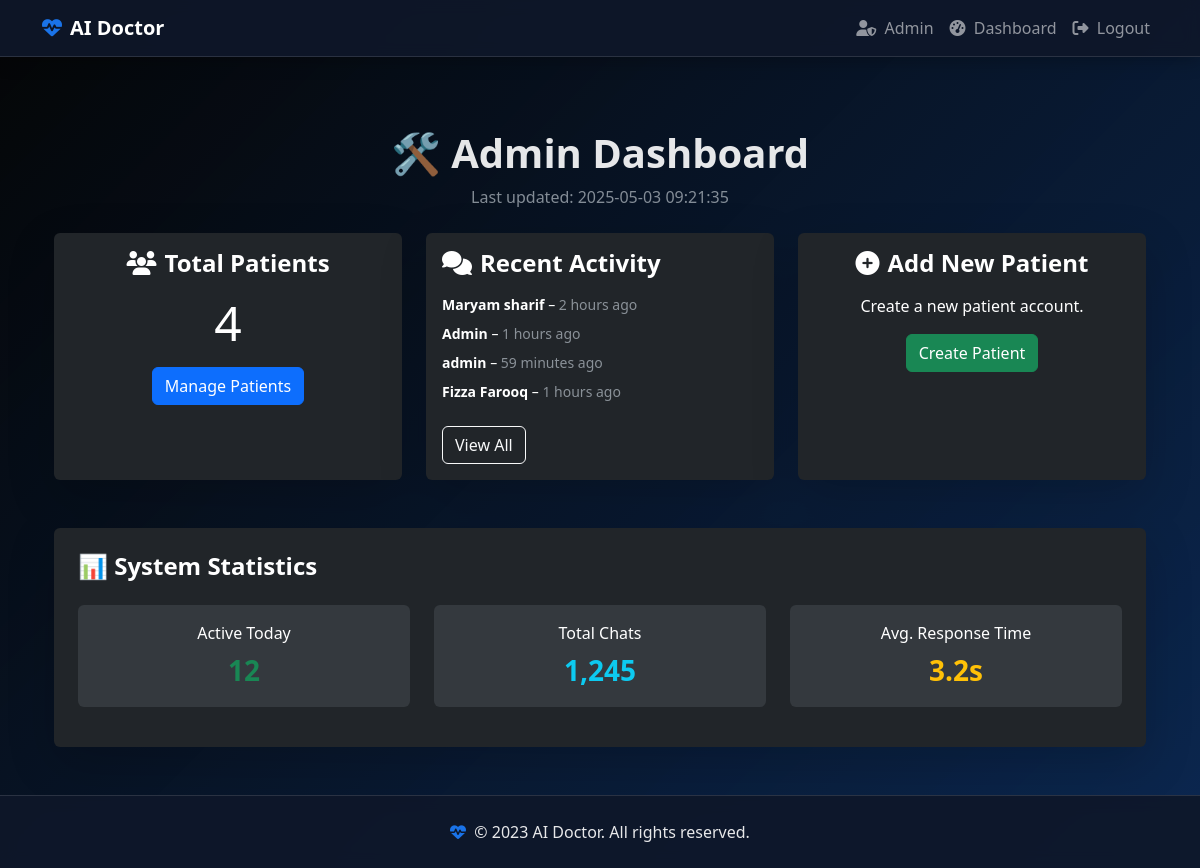
The app's page /admin/dashboard (signed in) with its own data.
### tables this page shows
CREATE TABLE users (
            id INTEGER PRIMARY KEY AUTOINCREMENT,
            name TEXT UNIQUE NOT NULL,
            password TEXT NOT NULL,
            is_admin BOOLEAN DEFAULT 0,
            last_active TIMESTAMP DEFAULT CURRENT_TIMESTAMP
        );

### app.py (the view)
@app.route('/admin/dashboard')
@login_required
def admin_dashboard():
    if not current_user.is_admin:
        flash('Unauthorized access', 'danger')
        return redirect(url_for('patient_dashboard'))
    users = db.get_all_users() or []
    return render_template('admin_dashboard.html',
                         users=users,
                         current_time=datetime.now().strftime('%Y-%m-%d %H:%M:%S'))

### app.py (called while the page is built)
@app.template_filter('time_ago')
def time_ago_filter(dt):
    if not dt:
        return "never"
    if isinstance(dt, str):
        try:
            dt = datetime.strptime(dt, '%Y-%m-%d %H:%M:%S')
        except (ValueError, TypeError):
            return dt
    now = datetime.now()
    diff = now - dt
    if diff.days > 365:
        return f"{diff.days // 365} years ago"
    if diff.days > 30:
        return f"{diff.days // 30} months ago"
    if diff.days > 0:
        return f"{diff.days} days ago"
    if diff.seconds > 3600:
        return f"{diff.seconds // 3600} hours ago"
    if diff.seconds > 60:
        return f"{diff.seconds // 60} minutes ago"
    return "just now"

@login_manager.user_loader
def load_user(user_id):
    user_data = db.get_user_by_id(user_id)
    if user_data:
        return User(id=user_data['id'], name=user_data['name'], is_admin=user_data.get('is_admin', False))
    return None

### database.py (called while the page is built)
    def get_user_by_id(self, user_id):
        self.cursor.execute("SELECT * FROM users WHERE id = ?", (user_id,))
        user = self.cursor.fetchone()
        if user:
            return {
                'id': user[0],
                'name': user[1],
                'password': user[2],
                'is_admin': bool(user[3]),
                'last_active': user[4]
            }
        return None

    def get_all_users(self):
        self.cursor.execute("SELECT * FROM users")
        users = self.cursor.fetchall()
        return [{
            'id': user[0],
            'name': user[1],
            'is_admin': bool(user[3]),
            'last_active': user[4]
        } for user in users]

### templates/admin_dashboard.html
{% extends "base.html" %}
{% block content %}
<div class="container mt-4">
  <h1 class="text-center">🛠️ Admin Dashboard</h1>
  <p class="text-muted text-center mb-4">Last updated: {{ current_time }}</p>
  <div class="row g-4">
    <div class="col-md-4">
      <div class="card bg-dark text-white shadow-lg border-0 transparent-container h-100">
        <div class="card-body text-center">
          <h4><i class="fas fa-users me-2"></i>Total Patients</h4>
          <p class="display-5 my-3">{{ users|length }}</p>
          <a href="{{ url_for('admin_patients') }}" class="btn btn-primary">Manage Patients</a>
        </div>
      </div>
    </div>
    <div class="col-md-4">
      <div class="card bg-dark text-white shadow-lg border-0 transparent-container h-100">
        <div class="card-body">
          <h4><i class="fas fa-comments me-2"></i>Recent Activity</h4>
          <ul class="list-unstyled small mt-3 mb-4">
            {% for user in users[:5] %}
            <li class="mb-2">
              <strong>{{ user.name }}</strong> –
              <span class="text-muted">{{ user.last_active|time_ago if user.last_active else 'never' }}</span>
            </li>
            {% endfor %}
          </ul>
          <a href="{{ url_for('admin_patients') }}" class="btn btn-outline-light">View All</a>
        </div>
      </div>
    </div>
    <div class="col-md-4">
      <div class="card bg-dark text-white shadow-lg border-0 transparent-container h-100">
        <div class="card-body text-center">
          <h4><i class="fas fa-plus-circle me-2"></i>Add New Patient</h4>
          <p class="my-3">Create a new patient account.</p>
          <a href="{{ url_for('admin_create_patient') }}" class="btn btn-success">Create Patient</a>
        </div>
      </div>
    </div>
  </div>
  <div class="card bg-dark text-white shadow-lg border-0 transparent-container mt-5 p-4">
    <h4 class="mb-4">📊 System Statistics</h4>
    <div class="row text-center">
      <div class="col-md-4 mb-3">
        <div class="stat-item py-3 rounded bg-secondary bg-opacity-25">
          <div class="stat-label mb-1">Active Today</div>
          <div class="stat-value fs-3 fw-bold text-success">12</div>
        </div>
      </div>
      <div class="col-md-4 mb-3">
        <div class="stat-item py-3 rounded bg-secondary bg-opacity-25">
          <div class="stat-label mb-1">Total Chats</div>
          <div class="stat-value fs-3 fw-bold text-info">1,245</div>
        </div>
      </div>
      <div class="col-md-4 mb-3">
        <div class="stat-item py-3 rounded bg-secondary bg-opacity-25">
          <div class="stat-label mb-1">Avg. Response Time</div>
          <div class="stat-value fs-3 fw-bold text-warning">3.2s</div>
        </div>
      </div>
    </div>
  </div>
</div>
{% endblock %}

### templates/base.html (style rules this page uses)
:root { --medical-blue: #1a73e8; --medical-blue-dark: #0d47a1; --glass-bg: rgba(15, 23, 42, 0.92); --glass-border: rgba(255, 255, 255, 0.12); }
body, html { height: 100%; margin: 0; font-family: 'Segoe UI', system-ui, -apple-system, sans-serif; color: rgba(255, 255, 255, 0.9); }
h1, h2, h3, h4, h5, h6 { font-weight: 600; }
a { text-decoration: none; transition: color 0.2s ease; }

### records on screen
users: name "Maryam sharif", last_active "2 hours ago"
users: name "Admin", last_active "1 hours ago"
users: name "admin", last_active "59 minutes ago"
users: name "Fizza Farooq", last_active "1 hours ago"

### other values on screen
{{ users|length }} "4"
